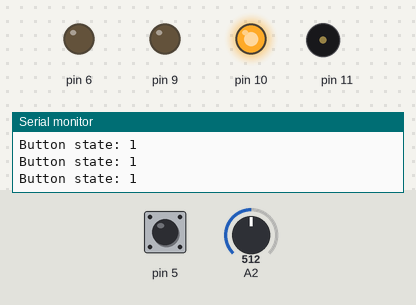
Bench run of a sketch on a simulated Arduino Uno, built with avr-gcc and run on an emulated ATmega328P. Shown: output pins drawn as LEDs (lit = HIGH), buzzer (waves = sounding), the last lines printed to the serial monitor. Dashed ring = blinking. Inputs (shaded band) come from the test bench; at power-on: pin 5 HIGH, A2 = 512.

Above: at 2.4 s.
2.5 s: pin 5 pulled LOW for 0.15 s
At 3.02 s:
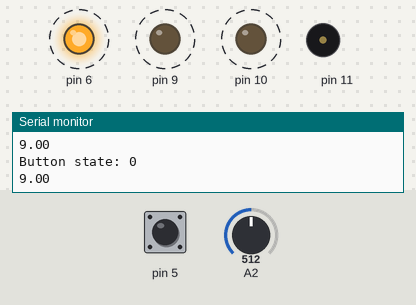
5.5 s: A2 set to 0
At 6.0 s:
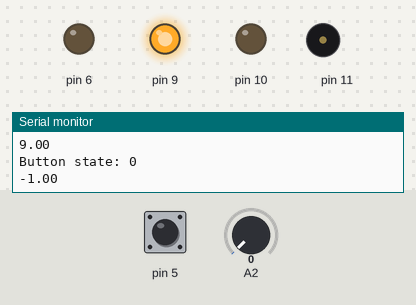
Timing chart, 0 to 8.5 s (numbered marks = the images above; inputs shaded):
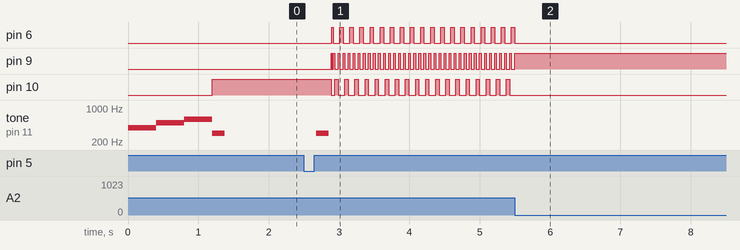

Measured:
- after the input at 2.5 s, pin 6: alternates HIGH for 0.05 s and LOW for 0.10 s, starting after 0.40 s; pin 9: alternates HIGH for 0.02 s and LOW for 0.05 s, starting after 0.39 s; pin 10: alternates HIGH for 0.05 s and LOW for 0.10 s, starting after 0.39 s; tone on pin 11: silent → 300 Hz after 0.18 s, → silent 0.18 s later
- after the input at 5.5 s, pin 6, pin 10: stops changing and stays LOW; pin 9: stops changing and stays HIGH
- by itself, tone on pin 11: plays 392 Hz for 0.40 s, 494 Hz for 0.40 s, 588 Hz for 0.40 s, 300 Hz for 0.18 s

The sketch:

ghost_rider_song_button.ino
```cpp
/* This program takes 3 different lights and lights them in
* ascending and descending order based on the time delay.
* They strobe back and forth. Once the light "reaches"
* a side, they will play a song
*
* Author: Alexander Miller and Thomas Ring
*/

// global variables
float delayTime;
float modifier;
boolean buttonState;
boolean hasDoneSomething;
/*
* Need to define:
* 1. Delay time - how much time each light will take to show each other.
* 2. The dynamic multiplier for the delay time.
* 3. Set the pins 10, 9, and 6 to LED. Set pin 11 to Buzzer. Set pin 5 to button.
* 4. Enable console printing.
*/
void setup()
{
  delayTime = 2000;
  modifier = 0.5;
  pinMode( 10 , OUTPUT);
  pinMode( 9, OUTPUT );
  pinMode( 6, OUTPUT);
  pinMode( 5, INPUT);
  digitalWrite(5, HIGH);
  Serial.begin(9600);
  buttonState = false;

  playIntro();
}

void playIntro() {
  tone(11, 392, 400);
  delay(400);
  tone(11, 494, 400);
  delay(400);
  tone(11, 294*2, 400);
  delay(400);
  tone(11, 392*2, 400);
}

// pin 6
void light1()
{
  //Serial.println("Light 1");
  digitalWrite( 10 , HIGH );
  digitalWrite( 9, LOW);
  digitalWrite( 6, LOW);
}

// pin 9
void light2()
{
  //Serial.println("Light 2");
  digitalWrite( 10 , LOW );
  digitalWrite( 9, HIGH);
  digitalWrite( 6, LOW);
}

// pin 10
void light3()
{
  //Serial.println("Light 3");
  digitalWrite( 10 , LOW );
  digitalWrite( 9, LOW);
  digitalWrite( 6, HIGH);
}

void adjust()
{
  if(delayTime <= 75) {
    modifier = 2;
  } else if(delayTime >= 500) {
    modifier = 0.5;
  }
  delayTime = delayTime * modifier;
}

// Simply meant to play the tune for a little bit.
// pin 11
void playSong()
{
  //Serial.println("Played tune");
  tone(11, 300, 175);
  delay(200);
}

// this function gets the analog input of the light
// sensor and returns the float value.
float getWaitTime() {
  float waitTime = (5000 / analogRead(2));
  Serial.print( waitTime );
  Serial.println();
  return waitTime;
}


// The main of the program. Plays lights
// 1,2,3 and buzzer tune when the light reaches
// 1 and 3.
void loop()
{
  light1();
  wait();

  light2();
  wait();

  light3();
  wait();

  light3();
  wait();

  light2();
  wait();

  light1();
  wait();
}

void checkButtonState() {
  int input = digitalRead(5);
  if(input == HIGH && hasDoneSomething == false)
  {
    Serial.println("Was off, now on.");
    buttonState = !buttonState;
    hasDoneSomething = true;
    playSong();
  } else if(input == LOW && hasDoneSomething == true) {
    hasDoneSomething = false;
  }

  Serial.print("Button state: ");
  Serial.println(buttonState);
}

void wait() {
  checkButtonState();

  while(buttonState) {
    checkButtonState();
  }

  delay(getWaitTime());
}
```
